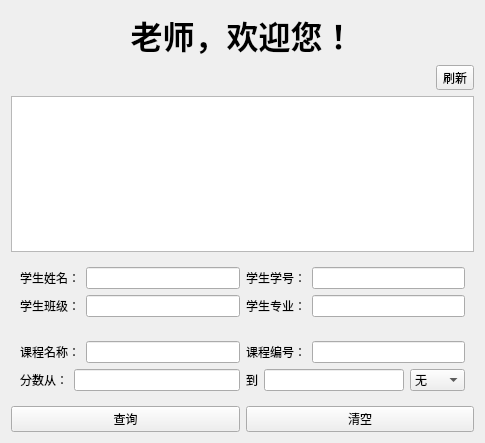
<?xml version="1.0" encoding="UTF-8"?>
<ui version="4.0">
 <class>FormTeacherMode</class>
 <widget class="QWidget" name="FormTeacherMode">
  <property name="geometry">
   <rect>
    <x>0</x>
    <y>0</y>
    <width>485</width>
    <height>443</height>
   </rect>
  </property>
  <property name="windowTitle">
   <string>Form</string>
  </property>
  <layout class="QVBoxLayout" name="verticalLayout_3">
   <item>
    <widget class="QLabel" name="labelWelcome">
     <property name="font">
      <font>
       <pointsize>24</pointsize>
       <weight>75</weight>
       <bold>true</bold>
      </font>
     </property>
     <property name="text">
      <string>老师，欢迎您！</string>
     </property>
     <property name="alignment">
      <set>Qt::AlignCenter</set>
     </property>
    </widget>
   </item>
   <item>
    <layout class="QHBoxLayout" name="horizontalLayout_15">
     <item>
      <widget class="QLabel" name="labelStatus">
       <property name="text">
        <string/>
       </property>
      </widget>
     </item>
     <item>
      <widget class="QToolButton" name="toolButtonReflash">
       <property name="text">
        <string>刷新</string>
       </property>
      </widget>
     </item>
    </layout>
   </item>
   <item>
    <widget class="QTableView" name="tableView"/>
   </item>
   <item>
    <widget class="QWidget" name="StudentPart" native="true">
     <layout class="QVBoxLayout" name="verticalLayout">
      <item>
       <layout class="QHBoxLayout" name="horizontalLayout_3">
        <item>
         <layout class="QHBoxLayout" name="horizontalLayout_2">
          <item>
           <widget class="QLabel" name="label_3">
            <property name="text">
             <string>学生姓名：</string>
            </property>
           </widget>
          </item>
          <item>
           <widget class="QLineEdit" name="lineEditStudentName"/>
          </item>
         </layout>
        </item>
        <item>
         <layout class="QHBoxLayout" name="horizontalLayout">
          <item>
           <widget class="QLabel" name="label">
            <property name="text">
             <string>学生学号：</string>
            </property>
           </widget>
          </item>
          <item>
           <widget class="QLineEdit" name="lineEditStudentId"/>
          </item>
         </layout>
        </item>
       </layout>
      </item>
      <item>
       <layout class="QHBoxLayout" name="horizontalLayout_4">
        <item>
         <layout class="QHBoxLayout" name="horizontalLayout_5">
          <item>
           <widget class="QLabel" name="label_4">
            <property name="text">
             <string>学生班级：</string>
            </property>
           </widget>
          </item>
          <item>
           <widget class="QLineEdit" name="lineEditStudentClass"/>
          </item>
         </layout>
        </item>
        <item>
         <layout class="QHBoxLayout" name="horizontalLayout_6">
          <item>
           <widget class="QLabel" name="label_5">
            <property name="text">
             <string>学生专业：</string>
            </property>
           </widget>
          </item>
          <item>
           <widget class="QLineEdit" name="lineEditStudentMajor"/>
          </item>
         </layout>
        </item>
       </layout>
      </item>
     </layout>
    </widget>
   </item>
   <item>
    <widget class="QWidget" name="CoursePart" native="true">
     <layout class="QVBoxLayout" name="verticalLayout_2">
      <item>
       <layout class="QHBoxLayout" name="horizontalLayout_7">
        <item>
         <layout class="QHBoxLayout" name="horizontalLayout_8">
          <item>
           <widget class="QLabel" name="label_6">
            <property name="text">
             <string>课程名称：</string>
            </property>
           </widget>
          </item>
          <item>
           <widget class="QLineEdit" name="lineEditCourseName"/>
          </item>
         </layout>
        </item>
        <item>
         <layout class="QHBoxLayout" name="horizontalLayout_9">
          <item>
           <widget class="QLabel" name="label_7">
            <property name="text">
             <string>课程编号：</string>
            </property>
           </widget>
          </item>
          <item>
           <widget class="QLineEdit" name="lineEditCourseId"/>
          </item>
         </layout>
        </item>
       </layout>
      </item>
      <item>
       <layout class="QHBoxLayout" name="horizontalLayout_10">
        <item>
         <layout class="QHBoxLayout" name="horizontalLayout_11">
          <item>
           <widget class="QLabel" name="label_8">
            <property name="text">
             <string>分数从：</string>
            </property>
           </widget>
          </item>
          <item>
           <widget class="QLineEdit" name="lineEditDownGrade"/>
          </item>
         </layout>
        </item>
        <item>
         <layout class="QHBoxLayout" name="horizontalLayout_12">
          <item>
           <widget class="QLabel" name="label_9">
            <property name="text">
             <string>到</string>
            </property>
           </widget>
          </item>
          <item>
           <widget class="QLineEdit" name="lineEditUpGrade"/>
          </item>
          <item>
           <widget class="QComboBox" name="comboBoxType">
            <item>
             <property name="text">
              <string>无</string>
             </property>
            </item>
            <item>
             <property name="text">
              <string>必修</string>
             </property>
            </item>
            <item>
             <property name="text">
              <string>选修</string>
             </property>
            </item>
           </widget>
          </item>
         </layout>
        </item>
       </layout>
      </item>
     </layout>
    </widget>
   </item>
   <item>
    <layout class="QHBoxLayout" name="horizontalLayout_13">
     <item>
      <widget class="QPushButton" name="pushButtonQuery">
       <property name="text">
        <string>查询</string>
       </property>
      </widget>
     </item>
     <item>
      <widget class="QPushButton" name="pushButtonEmpty">
       <property name="text">
        <string>清空</string>
       </property>
      </widget>
     </item>
    </layout>
   </item>
  </layout>
 </widget>
 <resources/>
 <connections/>
</ui>
